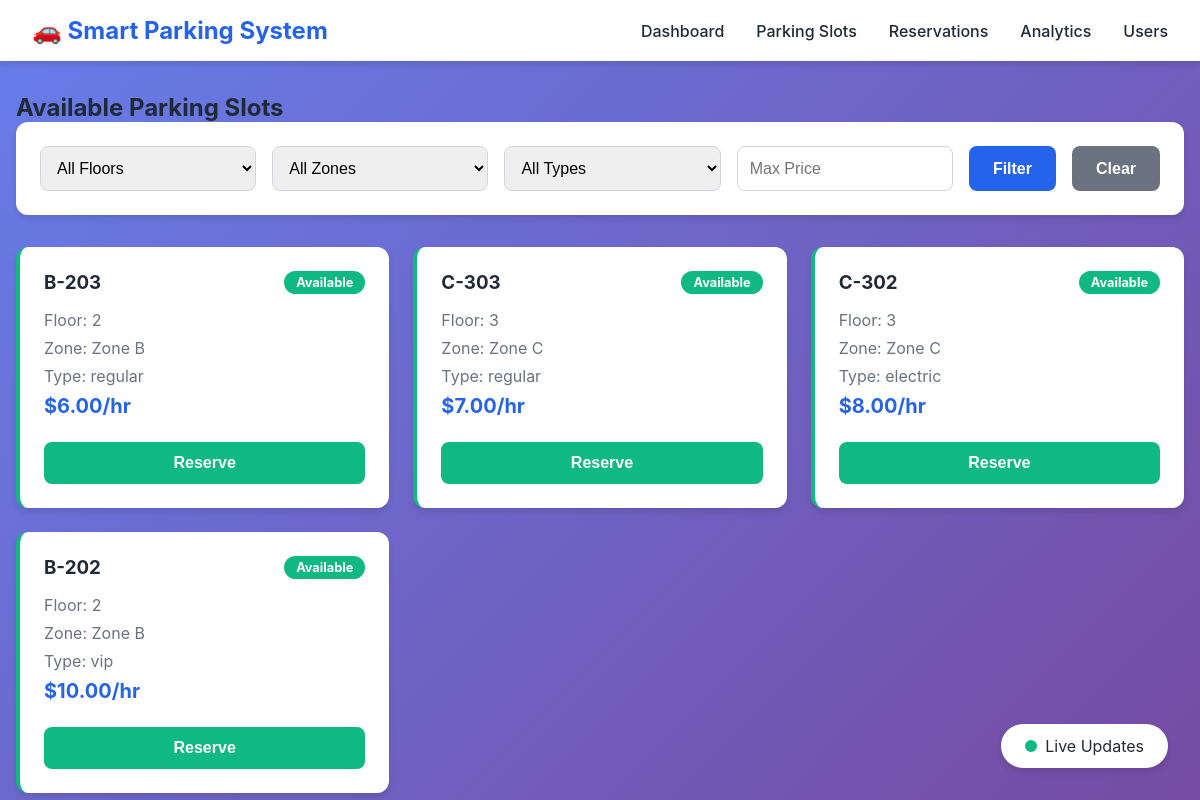
The page /slots on the database as committed earlier.
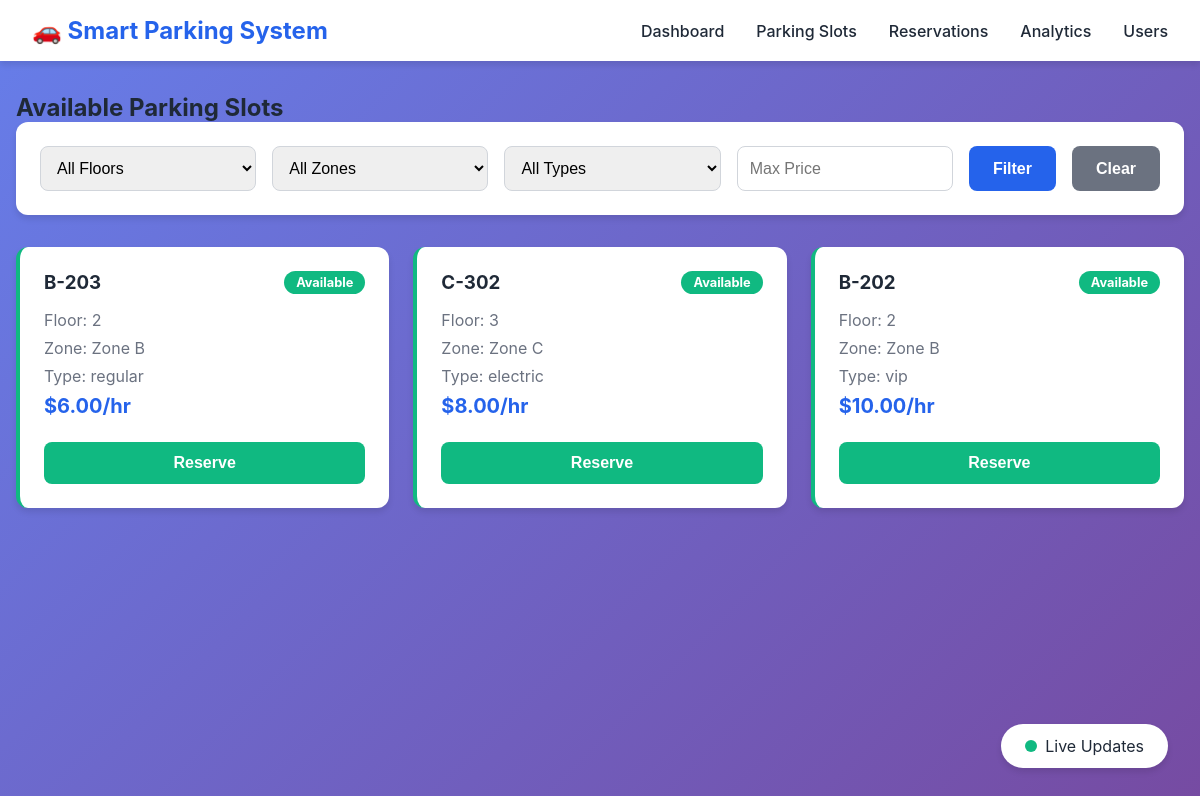
The same page on the database as committed later.
### tables this page shows
CREATE TABLE parking_slots (
                slot_id INTEGER PRIMARY KEY AUTOINCREMENT,
                slot_number VARCHAR(10) UNIQUE NOT NULL,
                floor_number INTEGER NOT NULL,
                zone VARCHAR(50),
                slot_type VARCHAR(20) DEFAULT 'regular',
                is_available BOOLEAN DEFAULT 1,
                price_per_hour DECIMAL(10,2) DEFAULT 5.00,
                created_at TIMESTAMP DEFAULT CURRENT_TIMESTAMP
            );

### app.py (the view)
@app.route('/slots')
def slots():
    all_slots = parking.search_available_slots_optimized()
    return render_template('slots.html', slots=all_slots)

### parking_system.py (called while the page is built)
    def connect(self):
        self.conn = sqlite3.connect(self.db_name)
        self.cursor = self.conn.cursor()

    def close(self):
        if self.conn:
            self.conn.close()

### templates/slots.html (shortened to what this page needs)
{% extends "base.html" %}
{% block content %}
<div class="slots-page">
    <h2>Available Parking Slots</h2>
    <div class="filters">
        <select id="floor-filter" class="filter-select">
            <option value="">All Floors</option>
        </select>
        <select id="zone-filter" class="filter-select">
            <option value="">All Zones</option>
        </select>
        <select id="type-filter" class="filter-select">
            <option value="">All Types</option>
        </select>
        <input type="number" id="price-filter" class="filter-input" placeholder="Max Price" step="0.5">
        <button onclick="applyFilters()" class="btn btn-primary">Filter</button>
        <button onclick="clearFilters()" class="btn btn-secondary">Clear</button>
    </div>
    <div id="slots-grid" class="slots-grid">
        {% for slot in slots %}
        <div class="slot-card {% if slot[5] %}available{% else %}occupied{% endif %}">
            <div class="slot-header">
                <h3>{{ slot[1] }}</h3>
                <span class="slot-status">{{ 'Available' if slot[5] else 'Occupied' }}</span>
            </div>
            <div class="slot-details">
                <p>Floor: {{ slot[2] }}</p>
                <p>Zone: {{ slot[3] or 'N/A' }}</p>
                <p>Type: {{ slot[4] }}</p>
                <p class="slot-price">${{ "%.2f"|format(slot[6]) }}/hr</p>
            </div>
            {% if slot[5] %}
            <button onclick="reserveSlot({{ slot[0] }})" class="btn btn-success btn-block">Reserve</button>
            {% endif %}
        </div>
        {% endfor %}
    </div>
</div>
{% endblock %}

### templates/base.html (shortened to what this page needs)
<!DOCTYPE html>
<html lang="en">
<head>
    <link rel="stylesheet" href="{{ url_for('static', filename='style.css') }}">
</head>
<body>
    <nav class="navbar">
        <div class="nav-brand">
            <h1>🚗 Smart Parking System</h1>
        </div>
        <ul class="nav-menu">
            <li><a href="/" class="nav-link">Dashboard</a></li>
            <li><a href="/slots" class="nav-link">Parking Slots</a></li>
            <li><a href="/reservations" class="nav-link">Reservations</a></li>
            <li><a href="/analytics" class="nav-link">Analytics</a></li>
            <li><a href="/users" class="nav-link">Users</a></li>
        </ul>
    </nav>
    <main class="container">
        {% block content %}{% endblock %}
    </main>
    <div class="live-indicator">
        <span class="pulse"></span>
        <span>Live Updates</span>
    </div>
</body>
</html>

### static/style.css (style rules this page uses)
* { margin: 0; padding: 0; box-sizing: border-box; }
:root { --primary: #2563eb; --success: #10b981; --warning: #f59e0b; --danger: #ef4444; --info: #3b82f6; --dark: #1f2937; --light: #f3f4f6; --white: #ffffff; --shadow: 0 4px 6px rgba(0, 0, 0, 0.1); }
body { font-family: -apple-system, BlinkMacSystemFont, 'Segoe UI', Roboto, Oxygen, Ubuntu, Cantarell, sans-serif; background: linear-gradient(135deg, #667eea 0%, #764ba2 100%); min-height: 100vh; color: var(--dark); }
.navbar { background: var(--white); padding: 1rem 2rem; box-shadow: var(--shadow); display: flex; justify-content: space-between; align-items: center; }
.nav-brand h1 { font-size: 1.5rem; color: var(--primary); }
.nav-menu { list-style: none; display: flex; gap: 2rem; }
.nav-link { text-decoration: none; color: var(--dark); font-weight: 500; transition: color 0.3s; }
.container { max-width: 1200px; margin: 2rem auto; padding: 0 1rem; }
.slots-grid { display: grid; grid-template-columns: repeat(auto-fill, minmax(280px, 1fr)); gap: 1.5rem; margin-top: 2rem; }
.slot-card { background: var(--white); border-radius: 12px; padding: 1.5rem; box-shadow: var(--shadow); transition: transform 0.3s; }
.slot-card.available { border-left: 4px solid var(--success); }
.slot-header { display: flex; justify-content: space-between; align-items: center; margin-bottom: 1rem; }
.slot-status { padding: 0.25rem 0.75rem; border-radius: 20px; font-size: 0.8rem; font-weight: bold; }
.slot-card.available .slot-status { background: var(--success); color: var(--white); }
.slot-details p { margin: 0.5rem 0; color: #6b7280; }
.slot-price { font-size: 1.25rem; font-weight: bold; color: var(--primary) !important; margin-top: 1rem; }
.filters { background: var(--white); padding: 1.5rem; border-radius: 12px; box-shadow: var(--shadow); display: flex; gap: 1rem; flex-wrap: wrap; }
.filter-select, .filter-input { padding: 0.75rem; border: 1px solid #d1d5db; border-radius: 8px; font-size: 1rem; flex: 1; min-width: 150px; }
.btn { padding: 0.75rem 1.5rem; border: none; border-radius: 8px; font-size: 1rem; font-weight: 600; cursor: pointer; transition: all 0.3s; }
.btn-primary { background: var(--primary); color: var(--white); }
.btn-secondary { background: #6b7280; color: var(--white); }
.btn-success { background: var(--success); color: var(--white); }
.btn-block { width: 100%; margin-top: 1rem; }
.live-indicator { position: fixed; bottom: 2rem; right: 2rem; background: var(--white); padding: 0.75rem 1.5rem; border-radius: 50px; box-shadow: var(--shadow); display: flex; align-items: center; gap: 0.5rem; }
.pulse { width: 12px; height: 12px; background: var(--success); border-radius: 50%; animation: pulse 2s infinite; }

Rows that differ between the two databases and show on the page:
no longer on this page (row edited): parking_slots: slot_number "C-303", is_available "Available", floor_number "3", zone "Zone C", slot_type "regular", price_per_hour "7.00"
